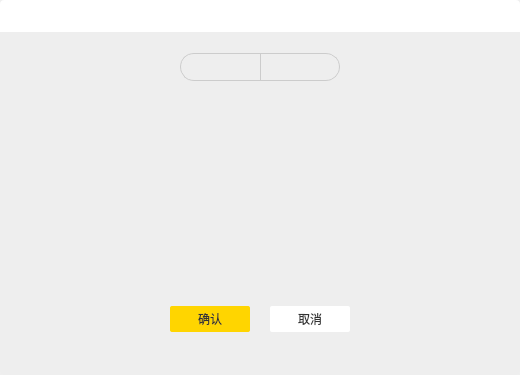
<?xml version="1.0" encoding="UTF-8"?>
<ui version="4.0">
 <class>commonAddDlg</class>
 <widget class="QDialog" name="commonAddDlg">
  <property name="geometry">
   <rect>
    <x>0</x>
    <y>0</y>
    <width>520</width>
    <height>375</height>
   </rect>
  </property>
  <property name="windowTitle">
   <string>Dialog</string>
  </property>
  <property name="styleSheet">
   <string notr="true">QLabel,
QPushButton{
font-size:12px;
font-family:&quot;微软雅黑&quot;;
}
#titleWidget{
background:#ffffff;
border-top-left-radius:4px;
border-top-right-radius:4px;
}
#widget{
background:#eeeeee;
border-bottom-left-radius:4px;
border-bottom-right-radius:4px;
}
#titleLabel{
color:rgba(50,52,52,1);
}
#tab1{
border:1px solid #cccccc;
border-top-left-radius:14px;
border-bottom-left-radius:14px;
border-right:none;
background:transparent;
color:#888888;
}
#tab1:checked{
background:#cccccc;
color:#222222;
}
#tab2{
border:1px solid #cccccc;
border-top-right-radius:14px;
border-bottom-right-radius:14px;
background:transparent;
color:#888888;
}
#tab2:checked{
background:#cccccc;
color:#222222;
}
#confirmBtn{
background:#ffd500;
border-radius:2px;
color:#333333;
}
#confirmBtn:pressed{
margin:1px;
}
#cancelBtn{
background:#ffffff;
border-radius:2px;
color:#333333;
}
#cancelBtn:pressed{
margin:1px;
}
#listView{
border:1px solid #cccccc;
}
#selectTitleWidget{
border:1px solid #cccccc;
background:#ffffff;
}</string>
  </property>
  <layout class="QVBoxLayout" name="verticalLayout">
   <property name="spacing">
    <number>0</number>
   </property>
   <property name="leftMargin">
    <number>0</number>
   </property>
   <property name="topMargin">
    <number>0</number>
   </property>
   <property name="rightMargin">
    <number>0</number>
   </property>
   <property name="bottomMargin">
    <number>0</number>
   </property>
   <item>
    <widget class="QWidget" name="titleWidget" native="true">
     <property name="minimumSize">
      <size>
       <width>0</width>
       <height>32</height>
      </size>
     </property>
     <property name="maximumSize">
      <size>
       <width>16777215</width>
       <height>32</height>
      </size>
     </property>
     <layout class="QHBoxLayout" name="horizontalLayout">
      <item alignment="Qt::AlignHCenter">
       <widget class="QLabel" name="titleLabel">
        <property name="text">
         <string/>
        </property>
       </widget>
      </item>
     </layout>
    </widget>
   </item>
   <item>
    <widget class="QWidget" name="widget" native="true">
     <layout class="QVBoxLayout" name="verticalLayout_2">
      <property name="spacing">
       <number>20</number>
      </property>
      <property name="leftMargin">
       <number>100</number>
      </property>
      <property name="topMargin">
       <number>20</number>
      </property>
      <property name="rightMargin">
       <number>100</number>
      </property>
      <property name="bottomMargin">
       <number>40</number>
      </property>
      <item>
       <layout class="QHBoxLayout" name="horizontalLayout_2">
        <property name="spacing">
         <number>0</number>
        </property>
        <item>
         <spacer name="horizontalSpacer">
          <property name="orientation">
           <enum>Qt::Horizontal</enum>
          </property>
          <property name="sizeHint" stdset="0">
           <size>
            <width>40</width>
            <height>20</height>
           </size>
          </property>
         </spacer>
        </item>
        <item>
         <widget class="QPushButton" name="tab1">
          <property name="minimumSize">
           <size>
            <width>80</width>
            <height>28</height>
           </size>
          </property>
          <property name="maximumSize">
           <size>
            <width>80</width>
            <height>28</height>
           </size>
          </property>
          <property name="text">
           <string/>
          </property>
          <property name="checkable">
           <bool>true</bool>
          </property>
          <property name="autoExclusive">
           <bool>true</bool>
          </property>
         </widget>
        </item>
        <item>
         <widget class="QPushButton" name="tab2">
          <property name="minimumSize">
           <size>
            <width>80</width>
            <height>28</height>
           </size>
          </property>
          <property name="maximumSize">
           <size>
            <width>80</width>
            <height>28</height>
           </size>
          </property>
          <property name="text">
           <string/>
          </property>
          <property name="checkable">
           <bool>true</bool>
          </property>
          <property name="checked">
           <bool>false</bool>
          </property>
          <property name="autoExclusive">
           <bool>true</bool>
          </property>
         </widget>
        </item>
        <item>
         <spacer name="horizontalSpacer_2">
          <property name="orientation">
           <enum>Qt::Horizontal</enum>
          </property>
          <property name="sizeHint" stdset="0">
           <size>
            <width>40</width>
            <height>20</height>
           </size>
          </property>
         </spacer>
        </item>
       </layout>
      </item>
      <item>
       <widget class="QStackedWidget" name="stackedWidget_2">
        <property name="minimumSize">
         <size>
          <width>320</width>
          <height>183</height>
         </size>
        </property>
        <property name="maximumSize">
         <size>
          <width>320</width>
          <height>183</height>
         </size>
        </property>
        <widget class="QWidget" name="deviceListPage" native="true"/>
        <widget class="QWidget" name="sceneListPage"/>
       </widget>
      </item>
      <item>
       <layout class="QHBoxLayout" name="horizontalLayout_3">
        <property name="spacing">
         <number>20</number>
        </property>
        <item>
         <spacer name="horizontalSpacer_3">
          <property name="orientation">
           <enum>Qt::Horizontal</enum>
          </property>
          <property name="sizeHint" stdset="0">
           <size>
            <width>40</width>
            <height>20</height>
           </size>
          </property>
         </spacer>
        </item>
        <item>
         <widget class="QPushButton" name="confirmBtn">
          <property name="minimumSize">
           <size>
            <width>80</width>
            <height>26</height>
           </size>
          </property>
          <property name="maximumSize">
           <size>
            <width>80</width>
            <height>26</height>
           </size>
          </property>
          <property name="text">
           <string>确认</string>
          </property>
         </widget>
        </item>
        <item>
         <widget class="QPushButton" name="cancelBtn">
          <property name="minimumSize">
           <size>
            <width>80</width>
            <height>26</height>
           </size>
          </property>
          <property name="maximumSize">
           <size>
            <width>80</width>
            <height>26</height>
           </size>
          </property>
          <property name="text">
           <string>取消</string>
          </property>
         </widget>
        </item>
        <item>
         <spacer name="horizontalSpacer_4">
          <property name="orientation">
           <enum>Qt::Horizontal</enum>
          </property>
          <property name="sizeHint" stdset="0">
           <size>
            <width>40</width>
            <height>20</height>
           </size>
          </property>
         </spacer>
        </item>
       </layout>
      </item>
     </layout>
    </widget>
   </item>
  </layout>
 </widget>
 <resources/>
 <connections/>
</ui>
